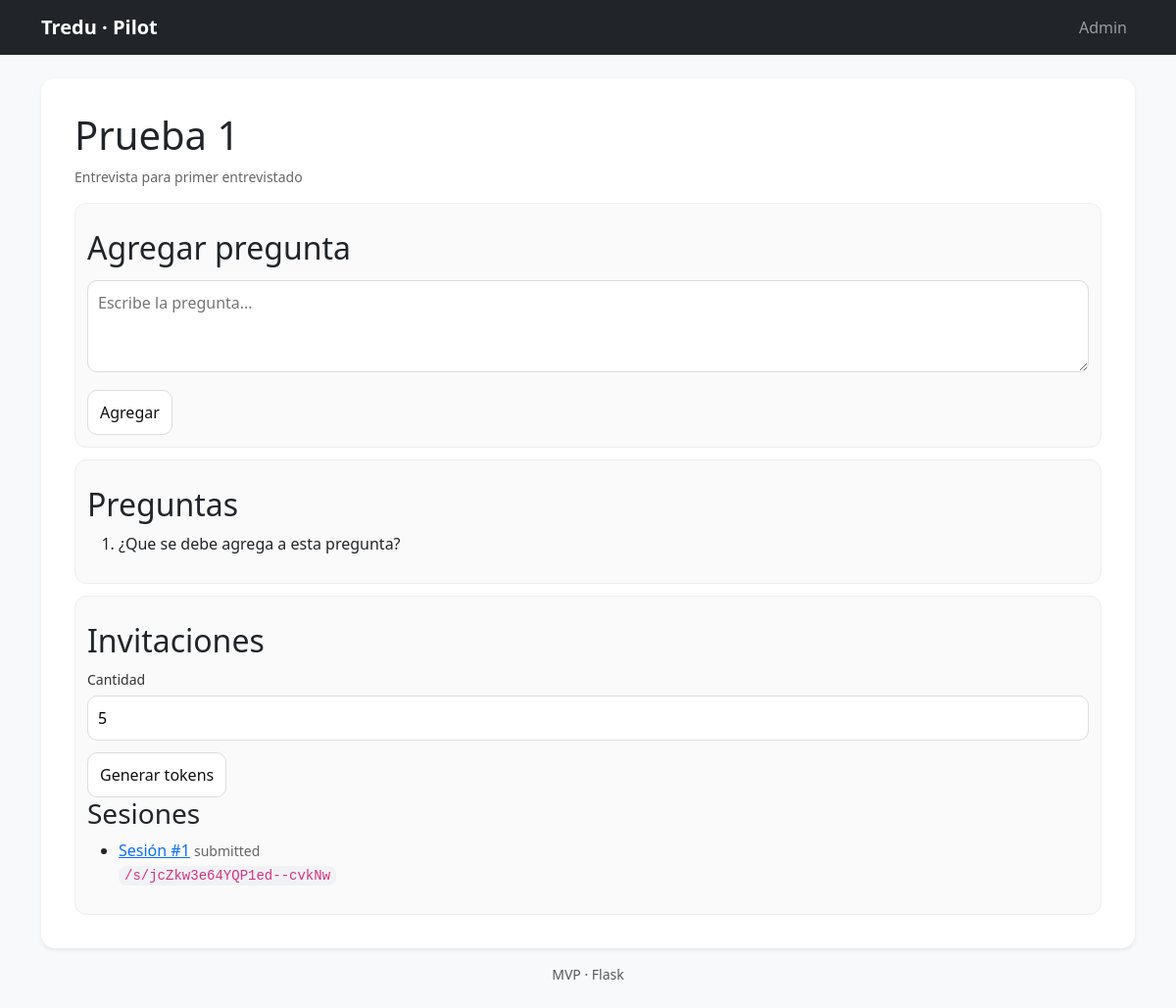
The page /admin/interviews/1/edit on the database its author committed.
### app/models.py (models this page shows)
class Interview(db.Model):
    id = db.Column(db.Integer, primary_key=True)
    title = db.Column(db.String(140), nullable=False)
    description = db.Column(db.Text, nullable=True)
    created_at = db.Column(db.DateTime, default=datetime.utcnow)
    questions = db.relationship("Question", backref="interview", cascade="all, delete-orphan")
    sessions = db.relationship("ParticipantSession", backref="interview", cascade="all, delete-orphan")

class Question(db.Model):
    id = db.Column(db.Integer, primary_key=True)
    interview_id = db.Column(db.Integer, db.ForeignKey("interview.id"), nullable=False)
    order = db.Column(db.Integer, nullable=False)
    prompt = db.Column(db.Text, nullable=False)
    mode = db.Column(db.String(20), default="audio+text")  # audio | text | audio+text

class ParticipantSession(db.Model):
    id = db.Column(db.Integer, primary_key=True)
    interview_id = db.Column(db.Integer, db.ForeignKey("interview.id"), nullable=False)
    token = db.Column(db.String(64), unique=True, nullable=False, index=True)
    display_name = db.Column(db.String(140), nullable=True)
    org = db.Column(db.String(140), nullable=True)
    status = db.Column(db.String(20), default="started")  # started, in_progress, submitted
    started_at = db.Column(db.DateTime, default=datetime.utcnow)
    submitted_at = db.Column(db.DateTime, nullable=True)
    answers = db.relationship("Answer", backref="session", cascade="all, delete-orphan")

### app/routes_admin.py (the view)
@bp_admin.get("/interviews/<int:interview_id>/edit")
def interview_edit(interview_id):
    itv = Interview.query.get_or_404(interview_id)
    questions = Question.query.filter_by(interview_id=itv.id).order_by(Question.order.asc()).all()
    return render_template("admin/interview_edit.html", interview=itv, questions=questions)

### app/templates/admin/interview_edit.html
{% extends "base.html" %}
{% block content %}
<h1>{{ interview.title }}</h1>
<p class="muted">{{ interview.description or "" }}</p>
<section class="box">
  <h2>Agregar pregunta</h2>
  <form method="post" action="{{ url_for('admin.interview_add_question', interview_id=interview.id) }}">
    <textarea name="prompt" rows="3" placeholder="Escribe la pregunta..."></textarea>
    <button type="submit">Agregar</button>
  </form>
</section>
<section class="box">
  <h2>Preguntas</h2>
  <ol>
    {% for q in questions %}
      <li>{{ q.prompt }}</li>
    {% else %}
      <li class="muted">Aún no hay preguntas.</li>
    {% endfor %}
  </ol>
</section>
<section class="box">
  <h2>Invitaciones</h2>
  <form method="post" action="{{ url_for('admin.interview_invite', interview_id=interview.id) }}">
    <label>Cantidad</label>
    <input name="n" value="5">
    <button type="submit">Generar tokens</button>
  </form>
  <h3>Sesiones</h3>
  <ul>
    {% for s in interview.sessions %}
      <li>
        <a href="{{ url_for('admin.session_view', session_id=s.id) }}">Sesión #{{ s.id }}</a>
        <span class="muted">{{ s.status }}</span><br>
        <code>/s/{{ s.token }}</code>
      </li>
    {% else %}
      <li class="muted">Sin sesiones todavía.</li>
    {% endfor %}
  </ul>
</section>
{% endblock %}

### app/static/styles.css (style rules this page uses)
:root { font-family: system-ui, -apple-system, Segoe UI, Roboto, Arial; }
body { margin:0; background:#f5f6f8; color:#111; }
h1 { margin: 0 0 8px; }
h2 { margin: 14px 0 8px; }
label { display:block; margin-top: 10px; font-size: 14px; color:#333; }
input, textarea { width:100%; box-sizing:border-box; padding:10px; border-radius:10px; border:1px solid #ddd; margin-top: 6px; }
button, .btn { display:inline-block; margin-top: 12px; padding:10px 12px; border-radius: 10px; border:1px solid #ddd; background:#fff; cursor:pointer; text-decoration:none; color:#111; }
.muted { color:#666; font-size: 14px; }
.box { border: 1px solid #eee; border-radius: 12px; padding: 12px; margin-top: 12px; background: #fafafa; }
code { background:#f1f2f5; padding: 2px 6px; border-radius: 8px; }

### rows shown on the page
Interview: title "Prueba 1", description "Entrevista para primer entrevistado"
Question: prompt "¿Que se debe agrega a esta pregunta?"
ParticipantSession: id "1", status "submitted", token "jcZkw3e64YQP1ed--cvkNw"
